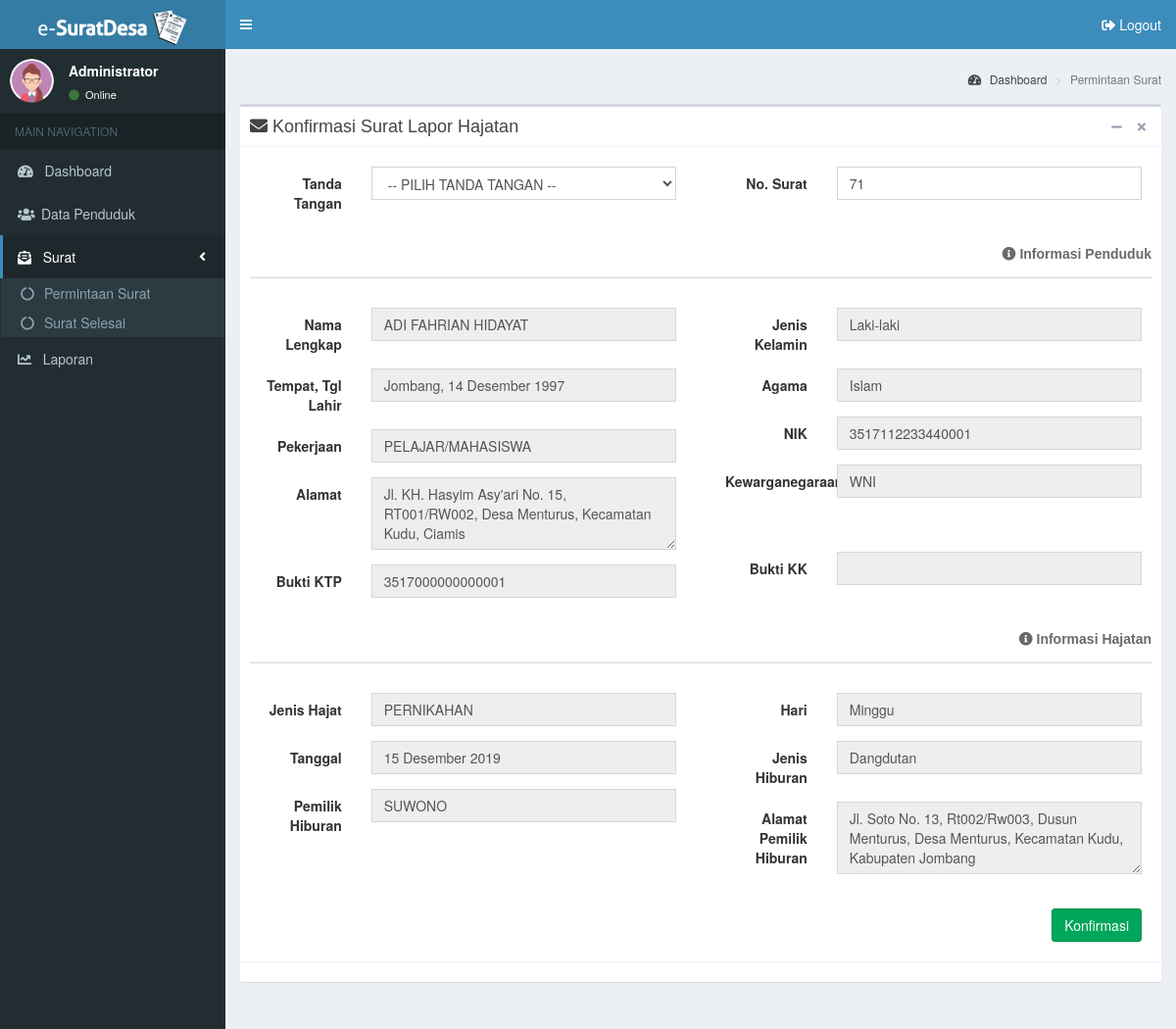
The page /admin/surat/permintaan_surat/konfirmasi/surat_lapor_hajatan/index.php?id=4 (signed in) on the database its author committed.
### tables this page shows
CREATE TABLE `surat_lapor_hajatan` (
  `id_slh` int(11) NOT NULL,
  `jenis_surat` varchar(50) NOT NULL,
  `no_surat` varchar(20) DEFAULT NULL,
  `nik` varchar(20) NOT NULL,
  `bukti_ktp` varchar(30) DEFAULT NULL,
  `bukti_kk` varchar(30) DEFAULT NULL,
  `jenis_hajat` varchar(30) NOT NULL,
  `hari` varchar(20) NOT NULL,
  `tanggal` datetime NOT NULL,
  `jenis_hiburan` varchar(50) NOT NULL,
  `pemilik` varchar(30) NOT NULL,
  `alamat_pemilik` varchar(200) NOT NULL,
  `tanggal_surat` datetime NOT NULL DEFAULT current_timestamp(),
  `id_pejabat_desa` int(11) DEFAULT NULL,
  `status_surat` varchar(15) NOT NULL,
  `id_profil_desa` int(11) DEFAULT NULL
);

CREATE TABLE `penduduk` (
  `id_penduduk` int(11) NOT NULL,
  `nik` varchar(20) NOT NULL,
  `nama` varchar(100) NOT NULL,
  `tempat_lahir` varchar(50) NOT NULL,
  `tgl_lahir` date NOT NULL,
  `jenis_kelamin` varchar(10) NOT NULL,
  `agama` varchar(15) NOT NULL,
  `jalan` varchar(100) NOT NULL,
  `dusun` varchar(50) NOT NULL,
  `rt` varchar(5) NOT NULL,
  `rw` varchar(5) NOT NULL,
  `desa` varchar(50) NOT NULL,
  `kecamatan` varchar(50) NOT NULL,
  `kabupaten` varchar(50) NOT NULL,
  `no_kk` varchar(20) NOT NULL,
  `pend_kk` varchar(20) NOT NULL,
  `pend_terakhir` varchar(20) NOT NULL,
  `pekerjaan` varchar(50) NOT NULL,
  `status_perkawinan` varchar(20) NOT NULL,
  `status_dlm_keluarga` varchar(20) NOT NULL,
  `kewarganegaraan` varchar(5) NOT NULL,
  `nama_ayah` varchar(50) NOT NULL,
  `nama_ibu` varchar(50) NOT NULL
);

### admin/surat/permintaan_surat/konfirmasi/surat_lapor_hajatan/index.php (the view, shortened to what this page needs)
<?php
include('../../../../../config/koneksi.php');
include('../part/header.php');
$id = $_GET['id'];
$qCek = mysqli_query($connect, "SELECT penduduk.*, surat_lapor_hajatan.* FROM penduduk LEFT JOIN surat_lapor_hajatan ON surat_lapor_hajatan.nik = penduduk.nik WHERE surat_lapor_hajatan.id_slh='$id'");
while ($row = mysqli_fetch_array($qCek)) {
?>
  <aside class="main-sidebar">
    <section class="sidebar">
      <div class="user-panel">
        <div class="pull-left image">
          <?php
          if (isset($_SESSION['lvl']) && ($_SESSION['lvl'] == 'Administrator')) {
            echo '<img src="../../../../../assets/img/ava-admin-female.png" class="img-circle" alt="User Image">';
          } else if (isset($_SESSION['lvl']) && ($_SESSION['lvl'] == 'Kepala Desa')) {
            echo '<img src="../../../../../assets/img/ava-kades.png" class="img-circle" alt="User Image">';
          }
          ?>
        </div>
        <div class="pull-left info">
          <p><?php echo $_SESSION['lvl']; ?></p>
          <a href="#"><i class="fa fa-circle text-success"></i> Online</a>
        </div>
      </div>
      <ul class="sidebar-menu" data-widget="tree">
        <li class="header">MAIN NAVIGATION</li>
        <li>
          <a href="../../../../dashboard/">
            <i class="fas fa-tachometer-alt"></i> <span>&nbsp;&nbsp;Dashboard</span>
          </a>
        </li>
        <li>
          <a href="../../../../penduduk/">
            <i class="fa fa-users"></i><span>&nbsp;Data Penduduk</span>
          </a>
        </li>
        <li class="active treeview">
          <a href="#">
            <i class="fas fa-envelope-open-text"></i> <span>&nbsp;&nbsp;Surat</span>
            <span class="pull-right-container"><i class="fa fa-angle-left pull-right"></i></span>
          </a>
          <ul class="treeview-menu">
            <li>
              <a href="../../../permintaan_surat/">
                <i class="fa fa-circle-notch"></i> Permintaan Surat
              </a>
            </li>
            <li>
              <a href="../../../surat_selesai/"><i class="fa fa-circle-notch"></i> Surat Selesai
              </a>
            </li>
          </ul>
        </li>
        <li>
          <a href="../../../../laporan/">
            <i class="fas fa-chart-line"></i> <span>&nbsp;&nbsp;Laporan</span>
          </a>
        </li>
      </ul>
    </section>
  </aside>
  <div class="content-wrapper">
    <section class="content-header">
      <h1>&nbsp;</h1>
      <ol class="breadcrumb">
        <li><a href="../../../../dashboard/"><i class="fa fa-tachometer-alt"></i> Dashboard</a></li>
        <li class="active">Permintaan Surat</li>
      </ol>
    </section>
    <section class="content">
      <div class="row">
        <div class="col-md-12">
          <div class="box box-default">
            <div class="box-header with-border">
              <h2 class="box-title"><i class="fas fa-envelope"></i> Konfirmasi Surat Lapor Hajatan</h2>
              <div class="box-tools pull-right">
                <button type="button" class="btn btn-box-tool" data-widget="collapse"><i class="fa fa-minus"></i></button>
                <button type="button" class="btn btn-box-tool" data-widget="remove"><i class="fa fa-remove"></i></button>
              </div>
            </div>
            <div class="box-body">
              <form class="form-horizontal" method="post" action="update-konfirmasi.php">
                <div class="row">
                  <div class="col-md-6">
                    <div class="box-body">
                      <div class="form-group">
                        <label class="col-sm-3 control-label">Tanda Tangan</label>
                        <div class="col-sm-9">
                          <select name="ft_tangan" class="form-control" style="text-transform: uppercase;" required>
                            <option value="">-- Pilih Tanda Tangan --</option>
                          </select>
                        </div>
                      </div>
                    </div>
                  </div>
                  <div class="col-md-6">
                    <div class="box-body">
                      <div class="form-group">
                        <label class="col-sm-3 control-label">No. Surat</label>
                        <div class="col-sm-9">
                          <input type="text" name="fno_surat" value="<?php echo $row['no_surat']; ?>" class="form-control" placeholder="Masukkan No. Surat" required>
                        </div>
                      </div>
                    </div>
                  </div>
                </div>
                <h5 class="box-title pull-right" style="color: #696969;"><i class="fas fa-info-circle"></i> <b>Informasi Penduduk</b></h5>
                <br>
                <hr style="border-bottom: 1px solid #DCDCDC;">
                <div class="row">
                  <div class="col-md-6">
                    <div class="box-body">
                      <div class="form-group">
                        <label class="col-sm-3 control-label">Nama Lengkap</label>
                        <div class="col-sm-9">
                          <input type="text" name="fnama" style="text-transform: uppercase;" value="<?php echo $row['nama']; ?>" class="form-control" readonly>
                        </div>
                      </div>
                      <?php
                      $tgl_lhr = date($row['tgl_lahir']);
                      $tgl = date('d ', strtotime($tgl_lhr));
                      $bln = date('F', strtotime($tgl_lhr));
                      $thn = date(' Y', strtotime($tgl_lhr));
                      $blnIndo = array(
                        'January' => 'Januari',
                        'February' => 'Februari',
                        'March' => 'Maret',
                        'April' => 'April',
                        'May' => 'Mei',
                        'June' => 'Juni',
                        'July' => 'Juli',
                        'August' => 'Agustus',
                        'September' => 'September',
                        'October' => 'Oktober',
                        'November' => 'November',
                        'December' => 'Desember'
                      );
                      ?>
                      <div class="form-group">
                        <label class="col-sm-3 control-label">Tempat, Tgl Lahir</label>
                        <div class="col-sm-9">
                          <input type="text" name="ft_lahir" style="text-transform: capitalize;" value="<?php echo $row['tempat_lahir'] . ", " . $tgl . $blnIndo[$bln] . $thn; ?>" class="form-control" readonly>
                        </div>
                      </div>
                      <div class="form-group">
                        <label class="col-sm-3 control-label">Pekerjaan</label>
                        <div class="col-sm-9">
                          <input type="text" name="fpekerjaan" style="text-transform: capitalize;" value="<?php echo $row['pekerjaan']; ?>" class="form-control" readonly>
                        </div>
                      </div>
                      <div class="form-group">
                        <label class="col-sm-3 control-label">Alamat</label>
                        <div class="col-sm-9">
                          <textarea rows="3" name="alamat" class="form-control" style="text-transform: capitalize;" readonly><?php echo $row['jalan'] . ", RT" . $row['rt'] . "/RW" . $row['rw'] . ", Desa " . $row['desa'] . ", Kecamatan " . $row['kecamatan'] . ", " . $row['kabupaten']; ?></textarea>
                        </div>
                      </div>
                      <div class="form-group">
                        <label class="col-sm-3 control-label">Bukti KTP</label>
                        <div class="col-sm-9">
                          <input type="text" name="fbukti_ktp" style="text-transform: uppercase;" value="<?php echo $row['bukti_ktp']; ?>" class="form-control" readonly>
                        </div>
                      </div>
                    </div>
                  </div>
                  <div class="col-md-6">
                    <div class="box-body">
                      <div class="form-group">
                        <label class="col-sm-3 control-label">Jenis Kelamin</label>
                        <div class="col-sm-9">
                          <input type="text" name="fj_kelamin" value="<?php echo $row['jenis_kelamin']; ?>" class="form-control" readonly>
                        </div>
                      </div>
                      <div class="form-group">
                        <label class="col-sm-3 control-label">Agama</label>
                        <div class="col-sm-9">
                          <input type="text" name="fagama" style="text-transform: capitalize;" value="<?php echo $row['agama']; ?>" class="form-control" readonly>
                        </div>
                      </div>
                      <div class="form-group">
                        <label class="col-sm-3 control-label">NIK</label>
                        <div class="col-sm-9">
                          <input type="text" name="fnik" value="<?php echo $row['nik']; ?>" class="form-control" readonly>
                        </div>
                      </div>
                      <div class="form-group">
                        <label class="col-sm-3 control-label">Kewarganegaraan</label>
                        <div class="col-sm-9">
                          <input type="text" name="fkewarganegaraan" style="text-transform: uppercase;" value="<?php echo $row['kewarganegaraan']; ?>" class="form-control" readonly>
                        </div>
                      </div>
                      <br><br>
                      <div class="form-group">
                        <label class="col-sm-3 control-label">Bukti KK</label>
                        <div class="col-sm-9">
                          <input type="text" name="fbukti_kk" style="text-transform: uppercase;" value="<?php echo $row['bukti_kk']; ?>" class="form-control" readonly>
                        </div>
                      </div>
                    </div>
                  </div>
                </div>
                <h5 class="box-title pull-right" style="color: #696969;"><i class="fas fa-info-circle"></i> <b>Informasi Hajatan</b></h5>
                <br>
                <hr style="border-bottom: 1px solid #DCDCDC;">
                <div class="row">
                  <div class="col-md-6">
                    <div class="box-body">
                      <div class="form-group">
                        <label class="col-sm-3 control-label">Jenis Hajat</label>
                        <div class="col-sm-9">
                          <input type="text" name="fjenis_hajat" style="text-transform: uppercase;" value="<?php echo $row['jenis_hajat']; ?>" class="form-control" readonly>
                        </div>
                      </div>
                      <?php
                      $tgl_lhr = date($row['tanggal']);
                      $tgl = date('d ', strtotime($tgl_lhr));
                      $bln = date('F', strtotime($tgl_lhr));
                      $thn = date(' Y', strtotime($tgl_lhr));
                      $blnIndo = array(
                        'January' => 'Januari',
                        'February' => 'Februari',
                        'March' => 'Maret',
                        'April' => 'April',
                        'May' => 'Mei',
                        'June' => 'Juni',
                        'July' => 'Juli',
                        'August' => 'Agustus',
                        'September' => 'September',
                        'October' => 'Oktober',
                        'November' => 'November',
                        'December' => 'Desember'
                      );
                      ?>
                      <div class="form-group">
                        <label class="col-sm-3 control-label">Tanggal</label>
                        <div class="col-sm-9">
                          <input type="text" name="ftanggal" style="text-transform: capitalize;" value="<?php echo $tgl . $blnIndo[$bln] . $thn; ?>" class="form-control" readonly>
                        </div>
                      </div>
                      <div class="form-group">
                        <label class="col-sm-3 control-label">Pemilik Hiburan</label>
                        <div class="col-sm-9">
                          <input type="text" name="fpemilik" style="text-transform: uppercase;" value="<?php echo $row['pemilik']; ?>" class="form-control" readonly>
                        </div>
                      </div>
                    </div>
                  </div>
                  <div class="col-md-6">
                    <div class="box-body">
                      <div class="form-group">
                        <label class="col-sm-3 control-label">Hari</label>
                        <div class="col-sm-9">
                          <input type="text" name="fhari" style="text-transform: capitalize;" value="<?php echo $row['hari']; ?>" class="form-control" readonly>
                        </div>
                      </div>
                      <div class="form-group">
                        <label class="col-sm-3 control-label">Jenis Hiburan</label>
                        <div class="col-sm-9">
                          <input type="text" name="fjenis_hiburan" style="text-transform: capitalize;" value="<?php echo $row['jenis_hiburan']; ?>" class="form-control" readonly>
                        </div>
                      </div>
                      <div class="form-group">
                        <label class="col-sm-3 control-label">Alamat Pemilik Hiburan</label>
                        <div class="col-sm-9">
                          <textarea rows="3" name="falamat" class="form-control" style="text-transform: capitalize;" readonly><?php echo $row['alamat_pemilik']; ?></textarea>
                        </div>
                      </div>
                    </div>
                    <div class="box-body pull-right">
                      <input type="submit" name="submit" class="btn btn-success" value="Konfirmasi">
                    </div>
                  </div>
                </div>
              </form>
            </div>
            <div class="box-footer">
            </div>
          </div>
        </div>
      </div>
    </section>
  </div>
<?php
}
include('../part/footer.php');
?>

### rows shown on the page
surat_lapor_hajatan: fno_surat "71", fnama "Adi Fahrian Hidayat", ft_lahir "jombang, 14 Desember 1997", fpekerjaan "PELAJAR/MAHASISWA", alamat "jl. KH. hasyim asy'ari no. 15, RT001/RW002, Desa menturus, Kecamatan kudu, Ciamis", fbukti_ktp "3517000000000001", fj_kelamin "Laki-laki", fagama "Islam", fnik "3517112233440001", fkewarganegaraan "WNI", fjenis_hajat "Pernikahan", ftanggal "15 Desember 2019", fpemilik "Suwono", fhari "Minggu", fjenis_hiburan "Dangdutan", falamat "jl. soto no. 13, rt002/rw003, dusun menturus, desa menturus, kecamatan kudu, kabupaten jombang"
